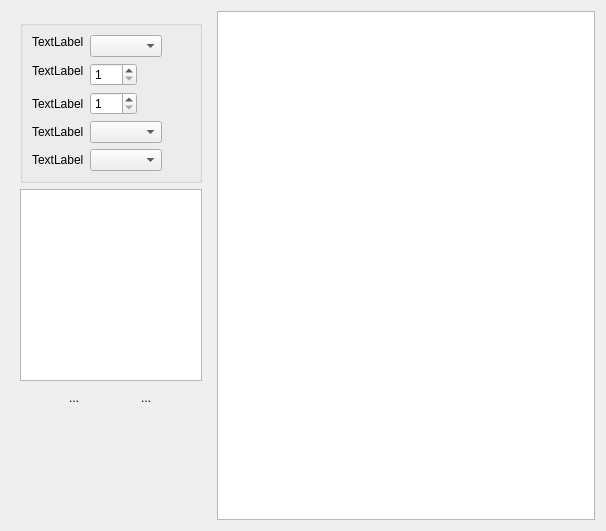
<?xml version="1.0" encoding="UTF-8"?>
<ui version="4.0">
 <class>MoshafWidget</class>
 <widget class="QWidget" name="MoshafWidget">
  <property name="geometry">
   <rect>
    <x>0</x>
    <y>0</y>
    <width>606</width>
    <height>531</height>
   </rect>
  </property>
  <property name="windowTitle">
   <string>Form</string>
  </property>
  <layout class="QHBoxLayout" name="horizontalLayout_7">
   <item>
    <widget class="QFrame" name="Freame">
     <property name="maximumSize">
      <size>
       <width>200</width>
       <height>16777215</height>
      </size>
     </property>
     <layout class="QVBoxLayout" name="verticalLayout_2">
      <item>
       <widget class="QGroupBox" name="groupBox">
        <property name="title">
         <string/>
        </property>
        <layout class="QGridLayout" name="gridLayout">
         <item row="0" column="0">
          <widget class="QLabel" name="labelChapter">
           <property name="text">
            <string>TextLabel</string>
           </property>
          </widget>
         </item>
         <item row="0" column="1" rowspan="2">
          <layout class="QHBoxLayout" name="horizontalLayout">
           <item>
            <widget class="QComboBox" name="comboBoxChapter"/>
           </item>
           <item>
            <spacer name="horizontalSpacer">
             <property name="orientation">
              <enum>Qt::Horizontal</enum>
             </property>
             <property name="sizeHint" stdset="0">
              <size>
               <width>40</width>
               <height>20</height>
              </size>
             </property>
            </spacer>
           </item>
          </layout>
         </item>
         <item row="1" column="0" rowspan="2">
          <widget class="QLabel" name="labelAye">
           <property name="text">
            <string>TextLabel</string>
           </property>
          </widget>
         </item>
         <item row="2" column="1">
          <layout class="QHBoxLayout" name="horizontalLayout_3">
           <item>
            <widget class="QSpinBox" name="spinBoxVerse">
             <property name="minimum">
              <number>1</number>
             </property>
             <property name="maximum">
              <number>269</number>
             </property>
            </widget>
           </item>
           <item>
            <spacer name="horizontalSpacer_2">
             <property name="orientation">
              <enum>Qt::Horizontal</enum>
             </property>
             <property name="sizeHint" stdset="0">
              <size>
               <width>40</width>
               <height>20</height>
              </size>
             </property>
            </spacer>
           </item>
          </layout>
         </item>
         <item row="3" column="0">
          <widget class="QLabel" name="labelPage">
           <property name="text">
            <string>TextLabel</string>
           </property>
          </widget>
         </item>
         <item row="3" column="1">
          <layout class="QHBoxLayout" name="horizontalLayout_4">
           <item>
            <widget class="QSpinBox" name="spinBoxPage">
             <property name="minimum">
              <number>1</number>
             </property>
             <property name="maximum">
              <number>604</number>
             </property>
            </widget>
           </item>
           <item>
            <spacer name="horizontalSpacer_5">
             <property name="orientation">
              <enum>Qt::Horizontal</enum>
             </property>
             <property name="sizeHint" stdset="0">
              <size>
               <width>40</width>
               <height>20</height>
              </size>
             </property>
            </spacer>
           </item>
          </layout>
         </item>
         <item row="4" column="0">
          <widget class="QLabel" name="labelJuz">
           <property name="text">
            <string>TextLabel</string>
           </property>
          </widget>
         </item>
         <item row="4" column="1">
          <layout class="QHBoxLayout" name="horizontalLayout_5">
           <item>
            <widget class="QComboBox" name="comboBoxJuz"/>
           </item>
           <item>
            <spacer name="horizontalSpacer_3">
             <property name="orientation">
              <enum>Qt::Horizontal</enum>
             </property>
             <property name="sizeHint" stdset="0">
              <size>
               <width>40</width>
               <height>20</height>
              </size>
             </property>
            </spacer>
           </item>
          </layout>
         </item>
         <item row="5" column="0">
          <widget class="QLabel" name="labelHizb">
           <property name="text">
            <string>TextLabel</string>
           </property>
          </widget>
         </item>
         <item row="5" column="1">
          <layout class="QHBoxLayout" name="horizontalLayout_6">
           <item>
            <widget class="QComboBox" name="comboBoxHizb"/>
           </item>
           <item>
            <spacer name="horizontalSpacer_4">
             <property name="orientation">
              <enum>Qt::Horizontal</enum>
             </property>
             <property name="sizeHint" stdset="0">
              <size>
               <width>40</width>
               <height>20</height>
              </size>
             </property>
            </spacer>
           </item>
          </layout>
         </item>
        </layout>
       </widget>
      </item>
      <item>
       <widget class="QTextEdit" name="textEditTr">
        <property name="maximumSize">
         <size>
          <width>16777215</width>
          <height>16777215</height>
         </size>
        </property>
        <property name="contextMenuPolicy">
         <enum>Qt::DefaultContextMenu</enum>
        </property>
        <property name="horizontalScrollBarPolicy">
         <enum>Qt::ScrollBarAlwaysOff</enum>
        </property>
        <property name="readOnly">
         <bool>true</bool>
        </property>
       </widget>
      </item>
      <item>
       <layout class="QHBoxLayout" name="horizontalLayout_2">
        <item>
         <widget class="QToolButton" name="toolButtonBack">
          <property name="text">
           <string>...</string>
          </property>
          <property name="icon">
           <iconset resource="rc.qrc">
            <normaloff>:/images/Previous.png</normaloff>:/images/Previous.png</iconset>
          </property>
          <property name="iconSize">
           <size>
            <width>32</width>
            <height>32</height>
           </size>
          </property>
          <property name="popupMode">
           <enum>QToolButton::DelayedPopup</enum>
          </property>
          <property name="autoRaise">
           <bool>true</bool>
          </property>
         </widget>
        </item>
        <item>
         <widget class="QToolButton" name="toolButtonNext">
          <property name="text">
           <string>...</string>
          </property>
          <property name="icon">
           <iconset resource="rc.qrc">
            <normaloff>:/images/Next.png</normaloff>:/images/Next.png</iconset>
          </property>
          <property name="iconSize">
           <size>
            <width>32</width>
            <height>32</height>
           </size>
          </property>
          <property name="popupMode">
           <enum>QToolButton::DelayedPopup</enum>
          </property>
          <property name="autoRaise">
           <bool>true</bool>
          </property>
         </widget>
        </item>
       </layout>
      </item>
      <item>
       <spacer name="verticalSpacer">
        <property name="orientation">
         <enum>Qt::Vertical</enum>
        </property>
        <property name="sizeHint" stdset="0">
         <size>
          <width>20</width>
          <height>40</height>
         </size>
        </property>
       </spacer>
      </item>
     </layout>
    </widget>
   </item>
   <item>
    <layout class="QVBoxLayout" name="verticalLayout">
     <item>
      <widget class="QTextEdit" name="textEditQuran">
       <property name="horizontalScrollBarPolicy">
        <enum>Qt::ScrollBarAlwaysOff</enum>
       </property>
       <property name="readOnly">
        <bool>true</bool>
       </property>
      </widget>
     </item>
     <item>
      <layout class="QVBoxLayout" name="verticalLayoutPlayer"/>
     </item>
    </layout>
   </item>
  </layout>
  <zorder>Freame</zorder>
  <zorder></zorder>
 </widget>
 <resources>
  <include location="rc.qrc"/>
 </resources>
 <connections/>
</ui>
